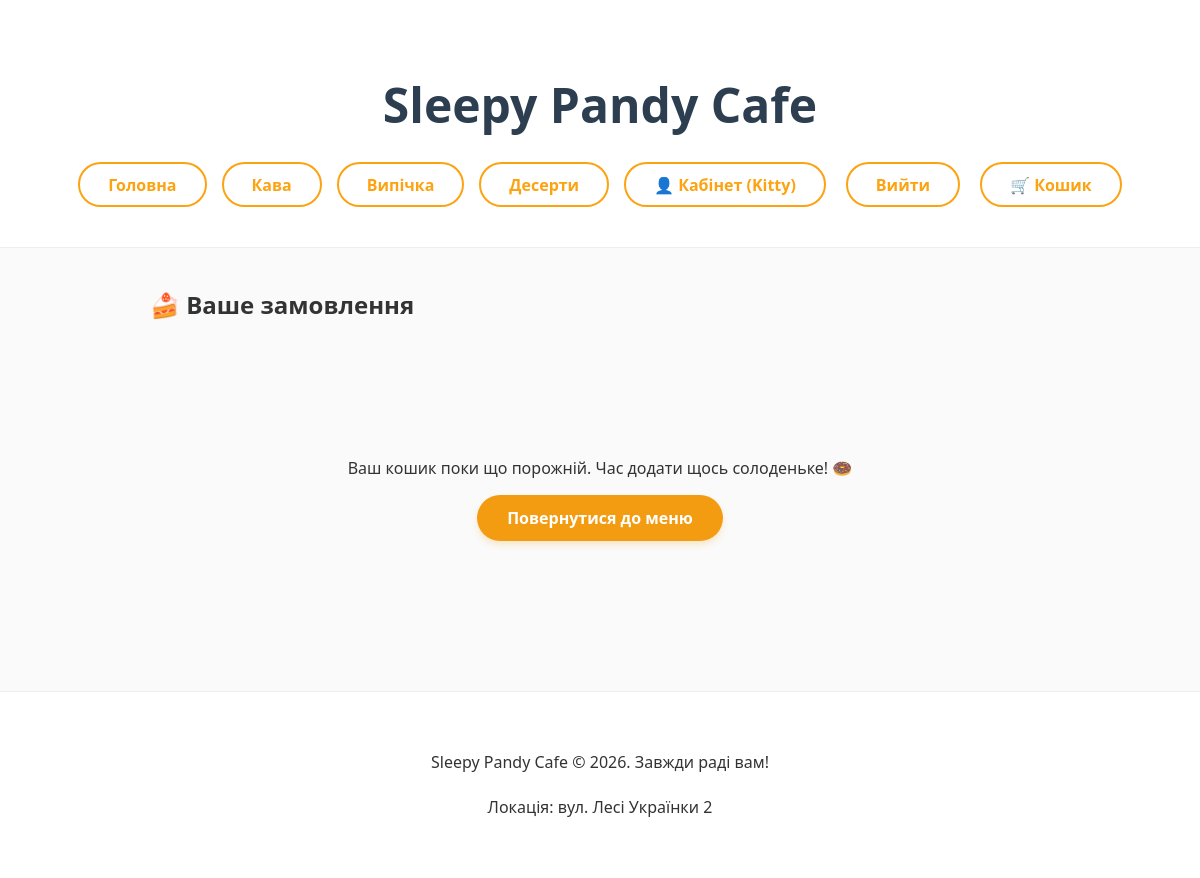
The app's page /cart/ (signed in) with its own data.
### main_app/models.py (models this page shows, shortened)
class Category(models.Model):
    name = models.CharField(max_length=100, verbose_name="Назва категорії")
    created_at = models.DateTimeField(auto_now_add=True)
    updated_at = models.DateTimeField(auto_now=True)

### main_app/views.py (the view, shortened to what this page needs)
# urls.py: path('cart/', views.cart_detail, name='cart_detail'),
def cart_detail(request):
    cart = request.session.get('cart', {})
    items_in_cart = []
    total_price = 0
    categories = Category.objects.all()
    return render(request, 'main_app/cart.html', {
        'items': items_in_cart,
        'total_price': total_price,
        'categories': categories,
        'title': 'Ваш кошик'
    })

### main_app/templates/main_app/cart.html
{% extends 'main_app/base.html' %}
{% block content %}
<div class="cart-container-main">
    <h2 class="cart-title">🍰 Ваше замовлення</h2>
    {% if items %}
        <div class="cart-card">
            <table class="cart-table">
                <thead>
                    <tr>
                        <th class="text-left">Товар</th>
                        <th>Кількість</th>
                        <th>Ціна</th>
                        <th>Сума</th>
                        <th>Дія</th>
                    </tr>
                </thead>
                <tbody>
                    {% for entry in items %}
                    <tr>
                        <td class="text-left">
                            <span class="item-name">{{ entry.item.name }}</span>
                        </td>
                        <td><span class="badge">{{ entry.quantity }} шт.</span></td>
                        <td>{{ entry.item.price }} грн</td>
                        <td class="text-bold">{{ entry.subtotal }} грн</td>
                        <td>
                            <a href="{% url 'cart_remove' entry.item.id %}" class="btn-remove" title="Видалити">
                                <span>❌</span> Видалити
                            </a>
                        </td>
                    </tr>
                    {% endfor %}
                </tbody>
            </table>
            <div class="cart-footer">
                <div class="total-section">
                    <span class="total-label">Разом до сплати:</span>
                    <span class="total-amount">{{ total_price }} грн</span>
                </div>
                <div class="cart-actions">
                    <a href="{% url 'home' %}" class="btn-secondary">🔙 До меню</a>
                    <a href="{% url 'checkout' %}" class="btn-main checkout-btn" style="text-decoration: none; display: inline-block; text-align: center;"> Оформити замовлення ✨
                    </a>
                </div>
            </div>
        </div>
    {% else %}
        <div class="empty-cart">
            <p>Ваш кошик поки що порожній. Час додати щось солоденьке! 🍩</p>
            <a href="{% url 'home' %}" class="btn-main">Повернутися до меню</a>
        </div>
    {% endif %}
</div>
{% endblock %}

### main_app/templates/main_app/base.html (shortened to what this page needs)
{% load static %}
<!DOCTYPE html>
<html lang="uk">
<head>
    <link rel="stylesheet" href="{% static 'css/style.css' %}">
</head>
<body>
    <header>
        <h1>Sleepy Pandy Cafe</h1>
            <nav>
                <a href="{% url 'home' %}"><b>Головна</b></a>
                {% for cat in categories %}
                    <a href="{% url 'category_page' cat.id %}">{{ cat.name }}</a>
                {% endfor %}
                {% if user.is_authenticated %}
                    <a href="{% url 'profile' %}">👤 Кабінет ({{ user.username }})</a>
                <form action="{% url 'logout' %}" method="post" style="display:inline;">
                    <button type="submit" class="btn-logout-link">Вийти</button>
                </form>
                {% else %}
                    <a href="{% url 'login' %}">Увійти</a>
                    <a href="{% url 'register' %}">Реєстрація</a>
                {% endif %}
                <a href="{% url 'cart_detail' %}">🛒 Кошик</a>
            </nav>
    </header>
    <main class="content">
        {% block content %}
        {% endblock %}
    </main>
    <footer>
        <p>Sleepy Pandy Cafe © 2026. Завжди раді вам!</p>
        <p>Локація: вул. Лесі Українки 2</p>
    </footer>
</body>
</html>

### main_app/static/css/style.css (style rules this page uses)
body { font-family: 'Segoe UI', Tahoma, Geneva, Verdana, sans-serif; background-color: #fafafa; color: #333; margin: 0; padding: 0; }
header { background-color: #fff; padding: 40px 20px; text-align: center; border-bottom: 1px solid #eee; }
header h1 { font-size: 48px; color: #2c3e50; margin-bottom: 25px; }
nav { display: flex; justify-content: center; flex-wrap: wrap; gap: 15px; }
nav a { text-decoration: none; color: #f39c12; padding: 10px 25px; border: 2px solid #f39c12; border-radius: 30px; font-weight: bold; transition: 0.3s; }
footer { text-align: center; padding: 40px 20px; background-color: #fff; border-top: 1px solid #eee; margin-top: 50px; line-height: 1.8; }
.btn-main { display: inline-block; padding: 12px 30px; background-color: #f39c12; color: white !important; text-decoration: none; border: none; border-radius: 25px; font-weight: bold; cursor: pointer; transition: 0.3s; box-shadow: 0 4px 6px rgba(243, 156, 18, 0.2); }
.cart-container-main { max-width: 900px; margin: 40px auto; padding: 0 20px; }
.cart-title { text-align: left; color: #333; margin-bottom: 20px; font-size: 24px; }
.empty-cart { text-align: center; padding: 100px 20px; }
nav a, .btn-logout-link { display: inline-flex; align-items: center; justify-content: center; padding: 12px 28px; border: 2px solid #fca311; border-radius: 50px; color: #fca311; text-decoration: none; font-weight: 700; font-size: 16px; background: transparent; transition: all 0.3s ease; cursor: pointer; font-family: inherit; box-sizing: border-box; height: 45px; }
.btn-logout-link { outline: none; line-height: 1; margin: 0; }
nav form { display: inline-block; vertical-align: middle; margin: 0 5px; }

### records on screen
Category: name "Кава"
Category: name "Випічка"
Category: name "Десерти"

### other values on screen
{{ user.username }} "Kitty"
